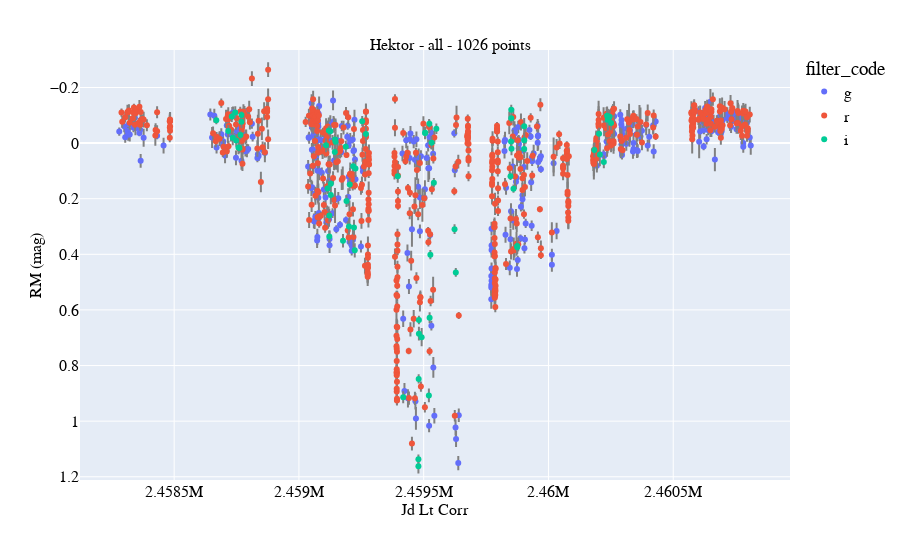

Source (notebook cell):
### Code cell
# Here is a plot to see if your linear fit worked for all the three filters. If they mismatch, you can go back and change parameters until they roughtly match each other.
plots.general(x_column='jd_lt_corr',
              y_column='phase_corrected_mag',
              show_yerr=True,
              show_color=True,
              color_column='filter_code',
              table=merged_table,
              # save_path=string+'_corrected_by_phase.jpg'
             )

### Figure 1 — Plotly figure (JSON) as saved in the notebook; plotly's stock layout.template omitted (floating-point values rounded to 4 significant figures; data arrays with more than 128 entries replaced by an {"elided": "..."} marker saying what was removed)
{"data": [{"cliponaxis": true, "error_y": {"array": {"elided": "1026 float values"}, "color": "gray", "type": "data", "width": 1}, "hovertemplate": "filter_code=g<br>jd_lt_corr=%{x}<br>phase_corrected_mag=%{y}<extra></extra>", "legendgroup": "g", "marker": {"color": "#636efa", "symbol": "circle"}, "mode": "markers", "name": "g", "orientation": "v", "showlegend": true, "type": "scatter", "x": {"elided": "351 float values"}, "xaxis": "x", "y": {"elided": "351 float values"}, "yaxis": "y"}, {"cliponaxis": true, "error_y": {"array": {"elided": "1026 float values"}, "color": "gray", "type": "data", "width": 1}, "hovertemplate": "filter_code=r<br>jd_lt_corr=%{x}<br>phase_corrected_mag=%{y}<extra></extra>", "legendgroup": "r", "marker": {"color": "#EF553B", "symbol": "circle"}, "mode": "markers", "name": "r", "orientation": "v", "showlegend": true, "type": "scatter", "x": {"elided": "604 float values"}, "xaxis": "x", "y": {"elided": "604 float values"}, "yaxis": "y"}, {"cliponaxis": true, "error_y": {"array": {"elided": "1026 float values"}, "color": "gray", "type": "data", "width": 1}, "hovertemplate": "filter_code=i<br>jd_lt_corr=%{x}<br>phase_corrected_mag=%{y}<extra></extra>", "legendgroup": "i", "marker": {"color": "#00cc96", "symbol": "circle"}, "mode": "markers", "name": "i", "orientation": "v", "showlegend": true, "type": "scatter", "x": [2459000.0, 2459000.0, 2459000.0, 2459000.0, 2459000.0, 2459000.0, 2459000.0, 2459000.0, 2459000.0, 2459000.0, 2459000.0, 2459000.0, 2459000.0, 2459000.0, 2459000.0, 2459000.0, 2459000.0, 2459000.0, 2459000.0, 2459000.0, 2459000.0, 2459000.0, 2459000.0, 2459000.0, 2459000.0, 2459000.0, 2459000.0, 2459000.0, 2459000.0, 2459000.0, 2459000.0, 2459000.0, 2459000.0, 2459000.0, 2459000.0, 2459000.0, 2459000.0, 2459000.0, 2459000.0, 2459000.0, 2459000.0, 2460000.0, 2460000.0, 2460000.0, 2460000.0, 2460000.0, 2460000.0, 2460000.0, 2460000.0, 2460000.0, 2460000.0, 2460000.0, 2460000.0, 2460000.0, 2460000.0, 2460000.0, 2460000.0, 2460000.0, 2460000.0, 2460000.0, 2460000.0, 2460000.0, 2460000.0, 2460000.0, 2460000.0, 2460000.0, 2460000.0, 2460000.0, 2460000.0, 2460000.0, 2460000.0], "xaxis": "x", "y": [-0.08236, -0.04381, -0.09551, -0.01888, -0.11, -0.009088, 0.01563, 0.01746, -0.0295, -0.1009, -0.07698, 0.007889, 0.1631, -0.04511, 0.2603, 0.336, -0.04261, 0.1871, 0.1461, 0.03181, -0.01338, -0.005231, 0.3511, 0.01301, 0.2079, 0.2997, 0.1489, 0.08367, 0.3036, 0.3856, 0.09127, -0.07902, -0.03251, 0.1189, 0.9143, 1.137, 1.162, 0.8484, 0.6362, 0.6854, 0.6978, -0.03661, -0.03688, 0.9076, -0.06982, 0.6283, 0.4015, -0.001353, 0.1424, -0.0518, 0.3094, 0.4652, 0.1193, -0.006153, -0.1203, -0.089, 0.02069, 0.1638, 0.3705, 0.3742, -0.06068, 0.02093, -0.009894, 0.02462, -0.03327, 0.04072, 0.06763, -0.09801, -0.08375, -0.09445, -0.07249], "yaxis": "y"}], "layout": {"coloraxis": {"colorbar": {"tickfont": {"color": "black", "family": "serif", "size": 16}, "title": {"font": {"color": "black", "family": "serif", "size": 16}}}}, "font": {"color": "black", "family": "serif", "size": 16}, "legend": {"title": {"text": "filter_code"}, "tracegroupgap": 0}, "margin": {"t": 50}, "title": {"font": {"color": "black", "family": "serif", "size": 16}, "text": "Hektor - all - 1026 points", "x": 0.5, "y": 0.93}, "xaxis": {"anchor": "y", "domain": [0, 1], "tickfont": {"color": "black", "family": "serif", "size": 16}, "title": {"font": {"color": "black", "family": "serif", "size": 16}, "standoff": 4, "text": "Jd Lt Corr"}}, "yaxis": {"anchor": "x", "autorange": false, "domain": [0, 1], "range": [1.212, -0.3349], "tickfont": {"color": "black", "family": "serif", "size": 16}, "title": {"font": {"color": "black", "family": "serif", "size": 16}, "standoff": 4, "text": "RM (mag)"}}}}
